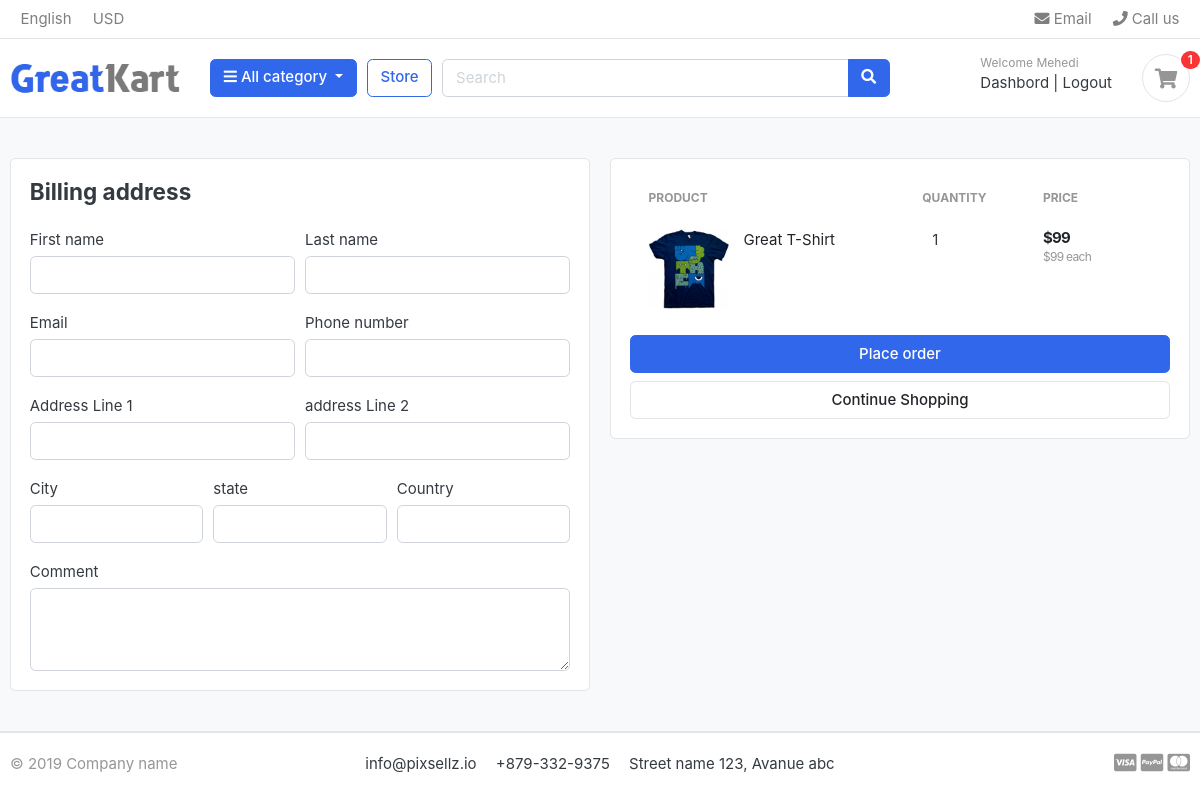
Before: /cart/checkout/ (signed in) with the older database file.
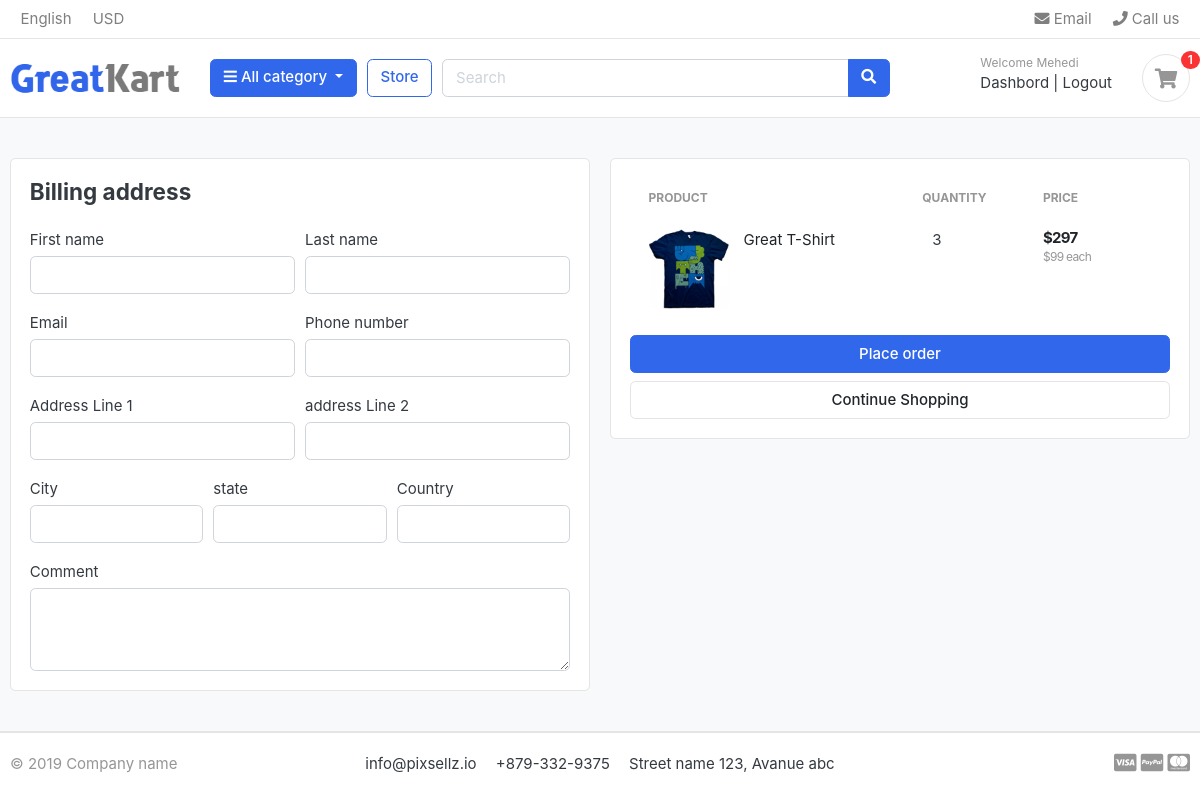
After: the same page with the newer database file.
### carts/models.py (models this page shows, shortened)
class Cart_Item(models.Model):
    product = models.ForeignKey(Products, on_delete=models.CASCADE)
    cart = models.ForeignKey(
        Cart, related_name='cart_items', on_delete=models.CASCADE, null=True)
    quantity = models.IntegerField()
    variation = models.ManyToManyField(Variation, blank=True)
    is_active = models.BooleanField(default=True)
    user = models.ForeignKey(Accounts, on_delete=models.CASCADE, null=True)
    class Meta:
        ordering = ['-product']
        verbose_name = 'cart item'
        verbose_name_plural = 'cart items'

### store/models.py (models this page shows, shortened)
class Products(models.Model):
    product_name = models.CharField(max_length=200, unique=True)
    slug = models.SlugField(max_length=200, unique=True)
    description = models.TextField(max_length=500, blank=True)
    price = models.IntegerField()
    images = models.ImageField(upload_to="photos/products")
    stock = models.IntegerField()
    is_available = models.BooleanField(default=True)
    category = models.ForeignKey(Category, on_delete=models.CASCADE)
    created_date = models.DateTimeField(auto_now_add=True)
    modified_date = models.DateTimeField(auto_now=True)
    class Meta:
        verbose_name = 'product'
        verbose_name_plural = 'products'
    def get_absolute_url(self):
        return reverse('product_details', args=[self.category.slug, self.slug])

### carts/views.py (the view)
# urls.py: path('checkout/', checkout, name='checkout')
@login_required(login_url='login')
def checkout(request):
    total = 0
    quantity = 0
    tax = 0
    grand_total = 0
    cart_items = {}
    try:
        if request.user.is_authenticated:
            cart_items = Cart_Item.objects.filter(user=request.user)
        else:
            cart = Cart.objects.get(cart_id=_get_cart_id(request))
            cart_items = cart.cart_items.all()
        for item in cart_items:
            total += (item.product.price * item.quantity)
            quantity += item.quantity
    except ObjectDoesNotExist:
        pass
    tax = (5*total)/100
    grand_total = tax + total
    context = {
        'total': total,
        'quantity': quantity,
        'cart_items': cart_items,
        'tax': tax,
        'grand_total': grand_total
    }
    return render(request, 'checkout.html', context)

### category/models.py (called while the page is built)
    def get_absolute_url(self):
        return reverse('product_by_category', args=[self.slug])

### context/cart.py (called while the page is built)
def cart_items_count(request):
    try:
        if request.user.is_authenticated:
            return dict(cart_items_count=Cart_Item.objects.filter(user=request.user).count())
        else:
            cart = Cart.objects.get(cart_id=_get_cart_id(request))
            return dict(cart_items_count=cart.cart_items.count())
    except ObjectDoesNotExist:
        return dict(cart_items_count=0)

### context/category.py (called while the page is built)
def category_link(request):
    links = Category.objects.all()
    return dict(links=links)

### templates/checkout.html (shortened to what the changed rows need)
{% extends 'base.html' %} {% block content %} {% load static %}
<section class="section-content padding-y bg">
    <div class="container">
        <div class="row">
            <aside class="col-lg-6">
                <div class="card">
                    <div class="card-body">
                        <table class="table table-borderless table-shopping-cart">
                            <thead class="text-muted">
                                <tr class="small text-uppercase">
                                    <th scope="col">Product</th>
                                    <th scope="col" >Quantity</th>
                                    <th scope="col" >Price</th>
                                    <th
                                        scope="col"
                                        class="text-right"
                                    ></th>
                                </tr>
                            </thead>
                            <tbody>
                                {% for item in cart_items %}
                                <tr>
                                    <td>
                                        <figure class="itemside">
                                            <div class="aside">
                                                <img
                                                    src="{{ item.product.images.url }}"
                                                    class="img-sm"
                                                />
                                            </div>
                                            <figcaption class="info">
                                                <a href="{{ item.product.get_absolute_url }}" class="title text-dark"
                                                    >{{ item.product.product_name }}</a
                                                >
                                            </figcaption>
                                        </figure>
                                    </td>
                                    <td>
                                        <div class="col">
                                            <p> {{ item.quantity }} </p>
                                        </div>
                                    </td>
                                    <td>
                                        <div class="price-wrap">
                                            <var class="price">${% widthratio item.product.price 1 item.quantity %}</var>
                                            <small class="text-muted">
                                                ${{ item.product.price }} each
                                            </small>
                                        </div>
                                    </td>
                                </tr>
                                {% endfor %}
                            </tbody>
                        </table>
                    </div>
                </div>
            </aside>
        </div>
    </div>
</section>
{% endblock %}

Changed rows visible on the page:
changed Cart_Item "Great T-Shirt": quantity "1" → "3"; product+quantity "99" → "297"
